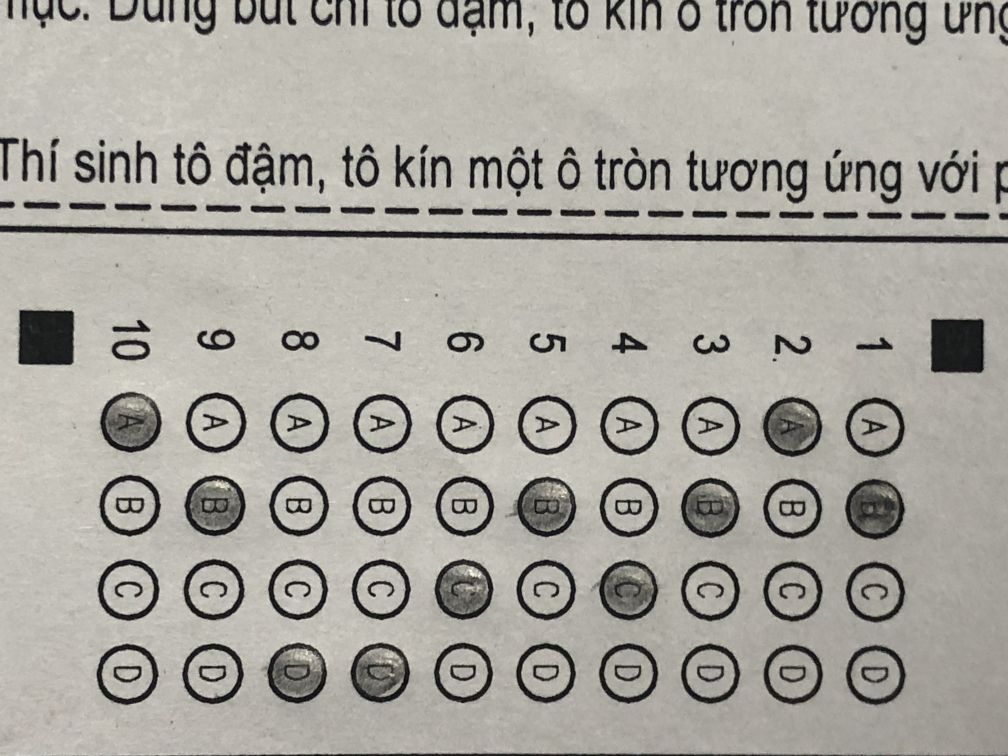
#> input picture IMG_6009.JPG, 4032 x 3024 px (shown at 1/4 size)
$ python test_scanner.py
#> lines starting #> are read from the running program, lines starting #| are printed output that depends on the picture; after the words box and inside, x2 and y2 are one past the last pixel; in counts of white or black regions, pixels touching at a corner belong together
import cv2
from  imutils import *


# load the image and compute the ratio of the old height
# to the new height, clone it, and resize it
image = cv2.imread("IMG_6009.JPG")
#> image is the input picture: shape (3024, 4032, 3); mean B, G, R 157.3, 164.5, 167.1
ratio = image.shape[0] / 500.0
#> ratio = 6.05
orig = image.copy()
image = resize(image, height=500)
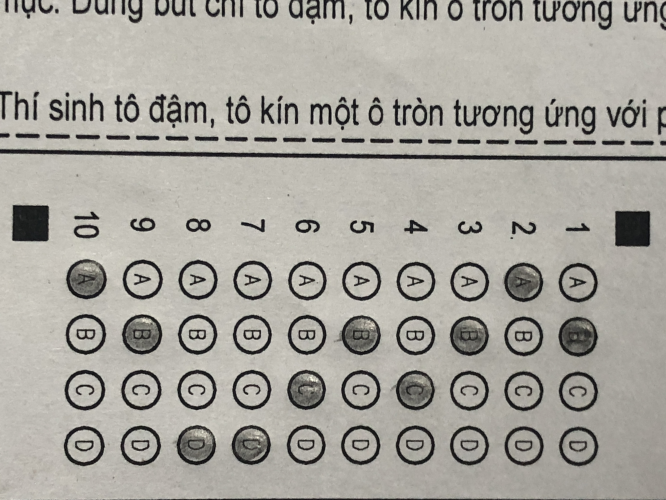
#> image: shape (500, 666, 3); mean B, G, R 157.3, 164.5, 167.1
# convert the image to grayscale, blur it, and find edges
# in the image
gray = cv2.cvtColor(image, cv2.COLOR_BGR2GRAY)
gray = cv2.GaussianBlur(gray, (5, 5), 0)
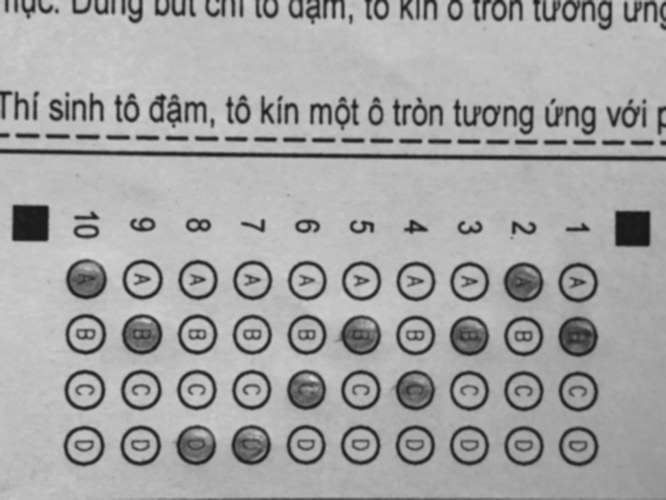
#> gray: shape (500, 666); min 22, max 215, mean 164.5
edged = cv2.Canny(gray, 75, 200)
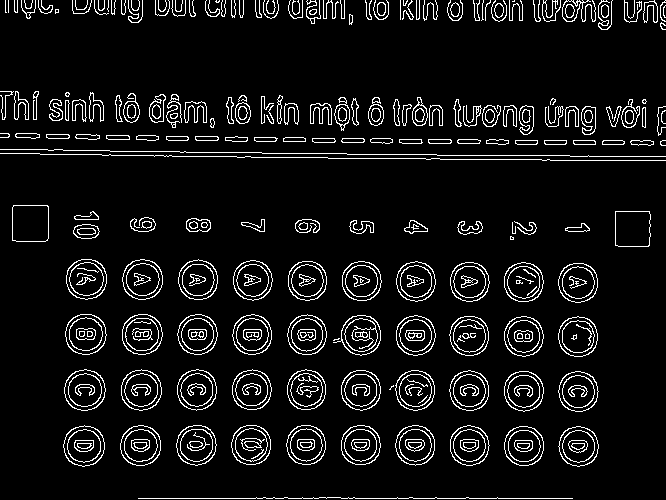
#> edged: shape (500, 666); 7.5% white in thin lines or dots
# show the original image and the edge detected image
cnts = cv2.findContours(edged.copy(), cv2.RETR_LIST, cv2.CHAIN_APPROX_SIMPLE)
#> cnts = 580 contours, 140 with area under 20; largest, box (x1, y1, x2, y2) and area: (64, 369, 106, 411) 1316, (65, 314, 107, 355) 1308, (63, 425, 105, 467) 1305, (121, 369, 162, 411) 1295, (122, 314, 163, 355) 1290
cnts = grab_contours(cnts)
cnts = sorted(cnts, key=cv2.contourArea, reverse=True)[:5]
#> cnts = 5 contours; box (x1, y1, x2, y2) and area: (64, 369, 106, 411) 1316, (65, 314, 107, 355) 1308, (63, 425, 105, 467) 1305, (121, 369, 162, 411) 1295, (122, 314, 163, 355) 1290
# loop over the contours
screenCnt = 1
for c in cnts:
    # approximate the contour
    peri = cv2.arcLength(c, True)
    approx = cv2.approxPolyDP(c, 0.02 * peri, True)
    # if our approximated contour has four points, then we
    # can assume that we have found our screen
    if len(approx) == 4:
        screenCnt = approx
        break
#> this loop made 5 passes
#> peri on passes 1 to 5: 137.1, 135.6, 137.1, 136.2, 134.8
# show the contour (outline) of the piece of paper

print("STEP 2: Find contours of paper")
#> (the run stopped early here; a loop or call above may not have finished)

$ run again, with IMG_6003.JPG copied over IMG_6009.JPG
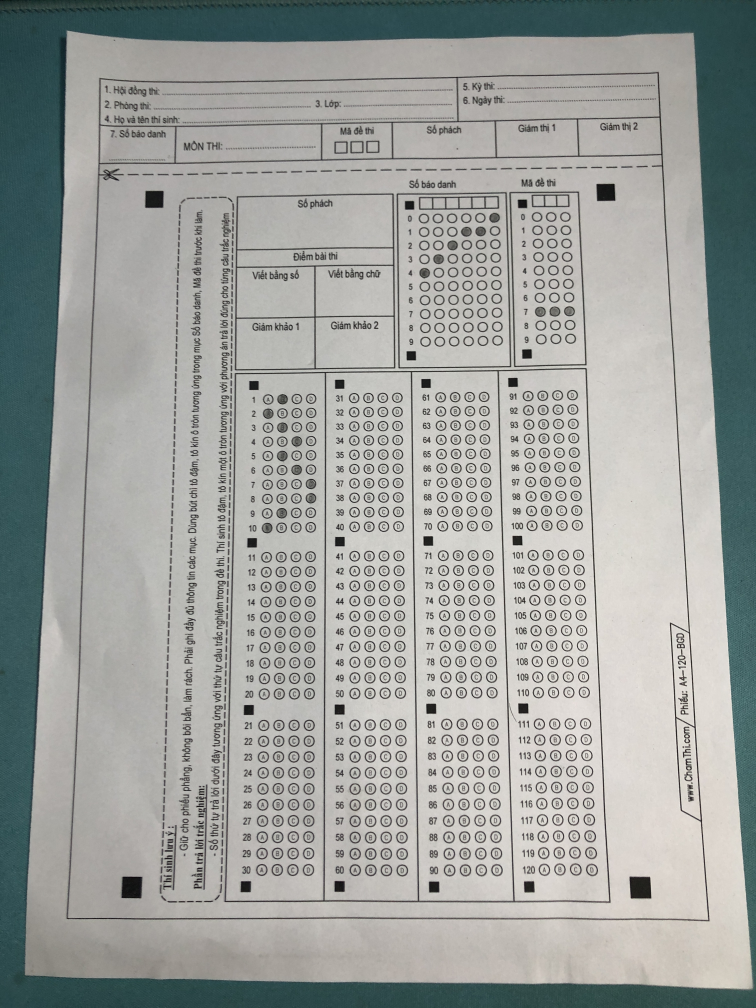
#> input picture IMG_6003.JPG, 3024 x 4032 px (shown at 1/4 size)
#> image is the input picture: shape (4032, 3024, 3); mean B, G, R 157.7, 161, 157.9
#> `edged = cv2.Canny(gray, 75, 200)`:
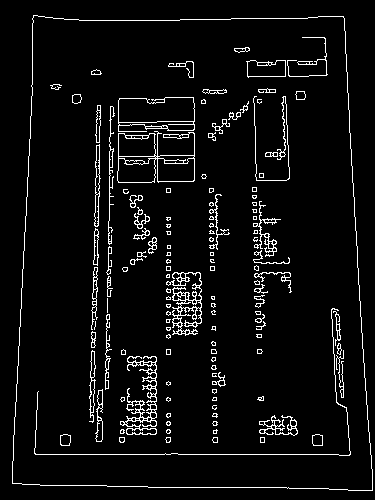
#> edged: shape (500, 375); 5.3% white in thin lines or dots
#> `cnts = cv2.findContours(edged.copy(), cv2.RETR_LIST, cv2.CHAIN_APPROX_..`: cnts = 358 contours, 249 with area under 20; largest, box (x1, y1, x2, y2) and area: (12, 15, 373, 491) 156367, (12, 15, 373, 491) 156365, (117, 131, 195, 183) 2792, (118, 97, 195, 132) 2190, (118, 97, 195, 123) 1731
#> `cnts = sorted(cnts, key=cv2.contourArea, reverse=True)[:5]`: cnts = 5 contours; box (x1, y1, x2, y2) and area: (12, 15, 373, 491) 156367, (12, 15, 373, 491) 156365, (117, 131, 195, 183) 2792, (118, 97, 195, 132) 2190, (118, 97, 195, 123) 1731
#> the loop `for c in cnts:` made 1 pass
#> (peri, screenCnt) on pass 1: (1641.8, [[33, 15], [12, 483], [372, 490], [343, 16]])
#> `cv2.drawContours(image, [screenCnt], -1, (0, 255, 0), 2)`:
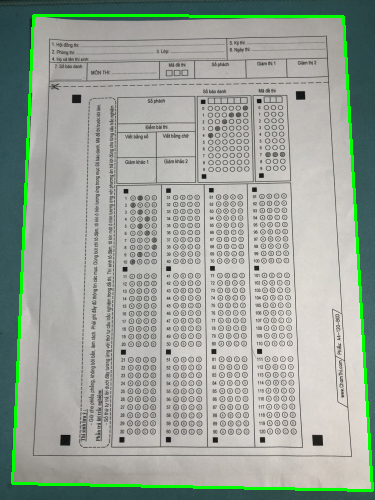
#> image: shape (500, 375, 3); mean B, G, R 154.9, 164.7, 155.4

$ run again, with IMG_6004.JPG copied over IMG_6009.JPG
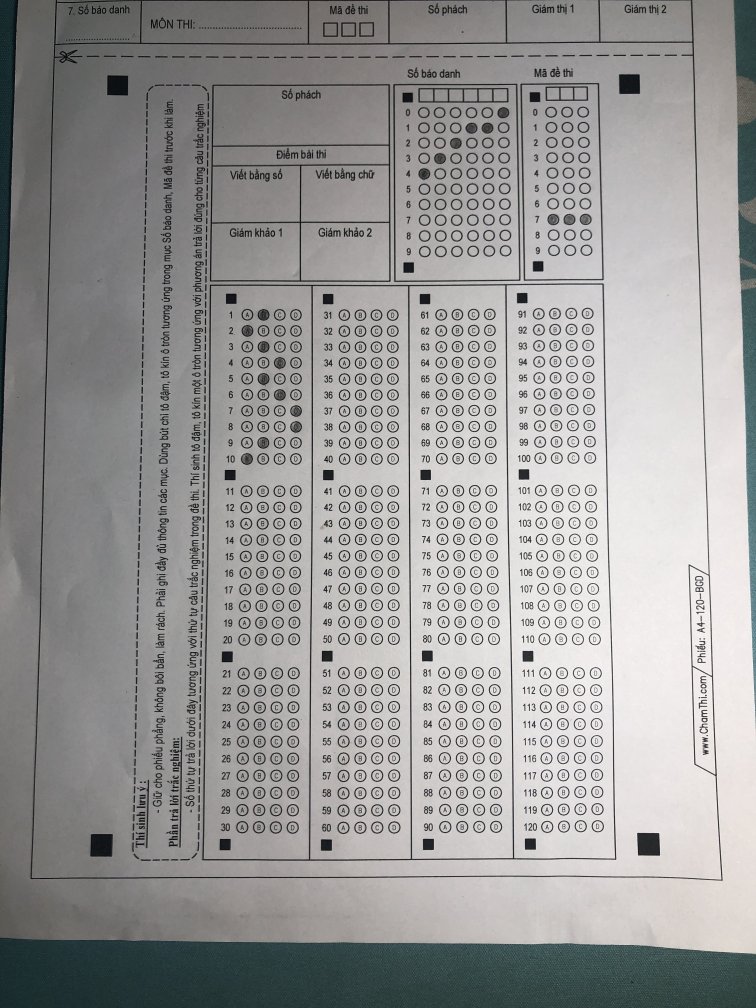
#> input picture IMG_6004.JPG, 3024 x 4032 px (shown at 1/4 size)
#> image is the input picture: shape (4032, 3024, 3); mean B, G, R 152.1, 152.9, 153.3
#> image: shape (500, 375, 3)
#> `gray = cv2.GaussianBlur(gray, (5, 5), 0)`:
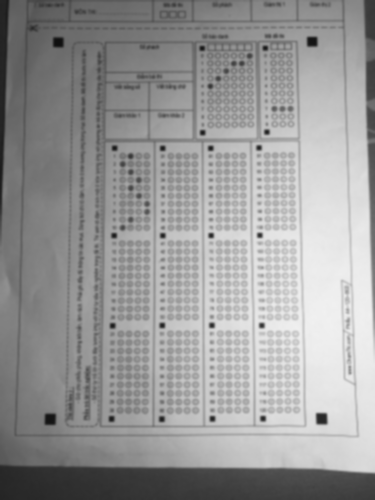
#> gray: shape (500, 375); min 15, max 241, mean 153
#> `edged = cv2.Canny(gray, 75, 200)`:
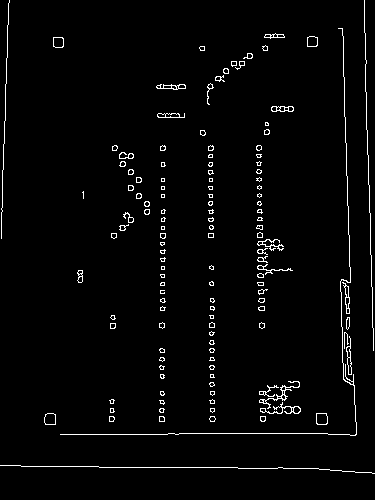
#> edged: shape (500, 375); 2.5% white in thin lines or dots
#> `cnts = cv2.findContours(edged.copy(), cv2.RETR_LIST, cv2.CHAIN_APPROX_..`: cnts = 274 contours, 186 with area under 20; largest, box (x1, y1, x2, y2) and area: (316, 413, 328, 425) 118, (316, 413, 328, 425) 114, (44, 413, 56, 425) 113, (44, 413, 56, 425) 111, (259, 381, 300, 409) 100
#> `cnts = sorted(cnts, key=cv2.contourArea, reverse=True)[:5]`: cnts = 5 contours; box (x1, y1, x2, y2) and area: (316, 413, 328, 425) 118, (316, 413, 328, 425) 114, (44, 413, 56, 425) 113, (44, 413, 56, 425) 111, (259, 381, 300, 409) 100
#> the loop `for c in cnts:` made 5 passes
#> peri on passes 1 to 5: 42.24, 39.9, 41.66, 39.31, 195.6

$ run again, with IMG_6006.JPG copied over IMG_6009.JPG
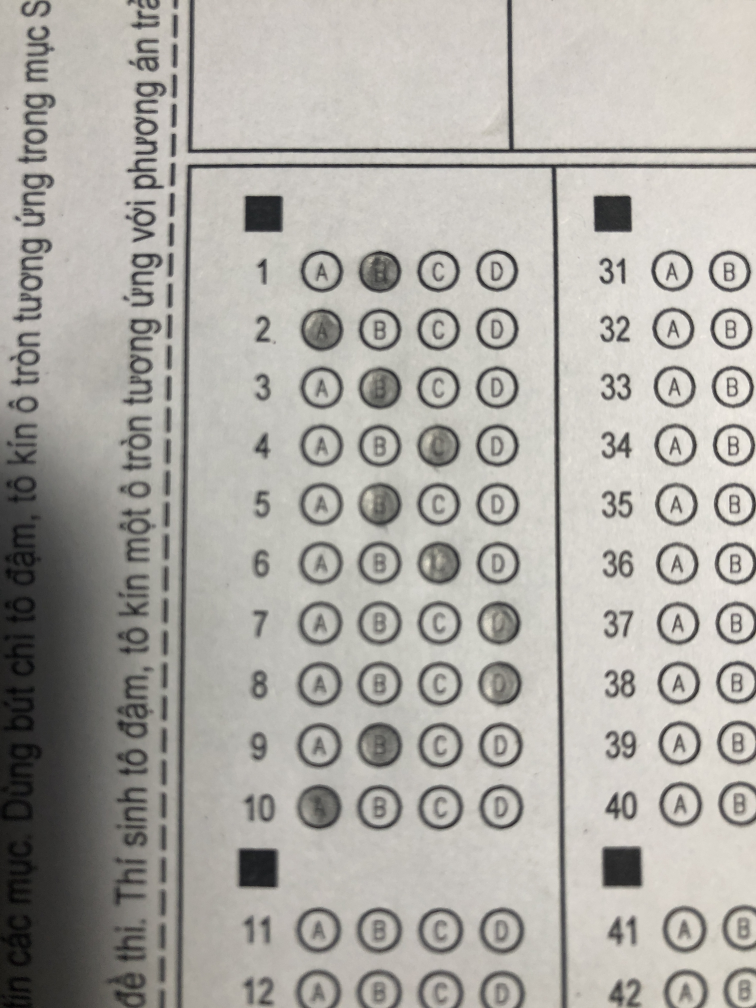
#> input picture IMG_6006.JPG, 3024 x 4032 px (shown at 1/4 size)
#> image is the input picture: shape (4032, 3024, 3); mean B, G, R 164.8, 170.2, 172.7
#> image: shape (500, 375, 3)
#> `gray = cv2.GaussianBlur(gray, (5, 5), 0)`:
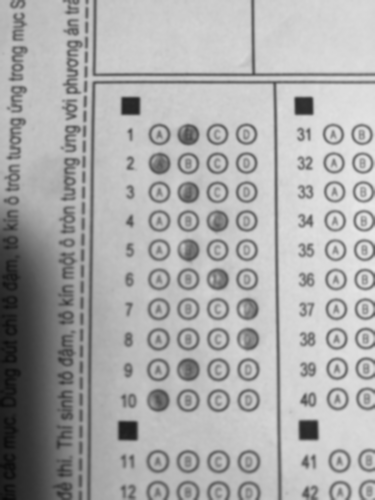
#> gray: shape (500, 375); min 8, max 232, mean 170.3
#> `edged = cv2.Canny(gray, 75, 200)`:
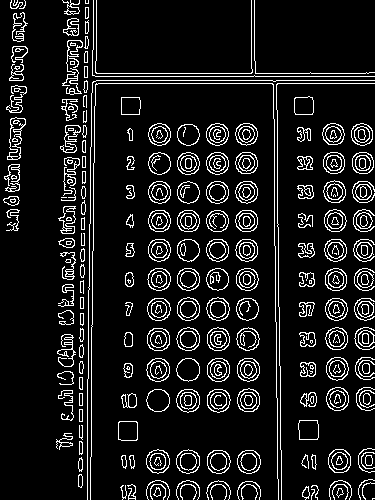
#> edged: shape (500, 375); 10.6% white in thin lines or dots
#> `cnts = cv2.findContours(edged.copy(), cv2.RETR_LIST, cv2.CHAIN_APPROX_..`: cnts = 580 contours, 154 with area under 20; largest, box (x1, y1, x2, y2) and area: (176, 449, 200, 474) 436, (7, 117, 26, 160) 436, (207, 450, 231, 474) 434, (237, 450, 261, 474) 433, (146, 449, 170, 474) 431
#> `cnts = sorted(cnts, key=cv2.contourArea, reverse=True)[:5]`: cnts = 5 contours; box (x1, y1, x2, y2) and area: (176, 449, 200, 474) 436, (7, 117, 26, 160) 436, (207, 450, 231, 474) 434, (237, 450, 261, 474) 433, (146, 449, 170, 474) 431
#> the loop `for c in cnts:` made 5 passes
#> peri on passes 1 to 5: 79.36, 138.7, 77.94, 77.94, 78.77
